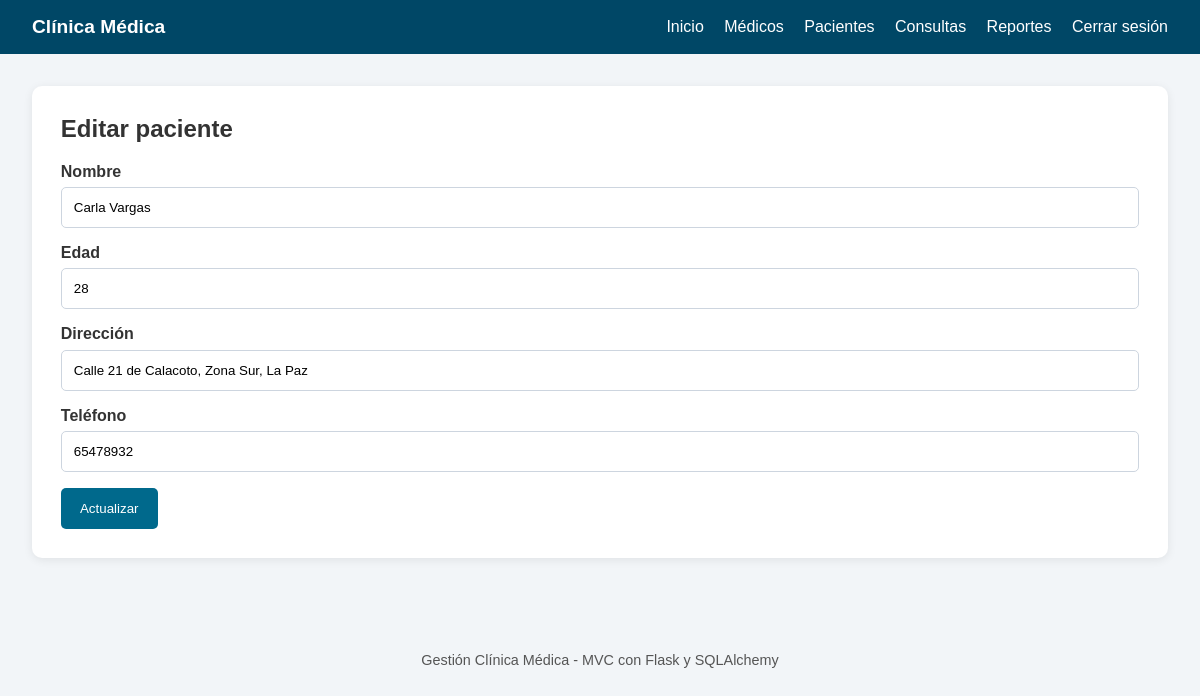
Page /pacientes/editar/2 (signed in) on the committed database.
### models/__init__.py (models this page shows)
class Patient(db.Model):
    id = db.Column(db.Integer, primary_key=True)
    nombre = db.Column(db.String(120), nullable=False)
    edad = db.Column(db.Integer, nullable=False)
    direccion = db.Column(db.String(255), nullable=False)
    telefono = db.Column(db.String(30), nullable=False)
    consultas = db.relationship("Consulta", backref="paciente", lazy=True)

### controllers/patient_controller.py (the view, shortened to what this page needs)
@patient_bp.route("/editar/<int:patient_id>", methods=["GET", "POST"])
@login_required
def editar(patient_id):
    paciente = Patient.query.get_or_404(patient_id)
    return render_template("pacientes/edit.html", paciente=paciente)

### templates/pacientes/edit.html
{% extends "base.html" %}
{% block content %}
<section>
    <h2>Editar paciente</h2>
    <form method="post" action="{{ url_for('patient.editar', patient_id=paciente.id) }}">
        <label>Nombre</label>
        <input type="text" name="nombre" value="{{ paciente.nombre }}" required />
        <label>Edad</label>
        <input type="number" name="edad" value="{{ paciente.edad }}" min="0" required />
        <label>Dirección</label>
        <input type="text" name="direccion" value="{{ paciente.direccion }}" required />
        <label>Teléfono</label>
        <input type="text" name="telefono" value="{{ paciente.telefono }}" required />
        <button type="submit">Actualizar</button>
    </form>
</section>
{% endblock %}

### static/style.css (style rules this page uses)
body { margin: 0; font-family: Arial, sans-serif; background: #f2f5f8; color: #333; }
section { background: white; padding: 1.8rem; border-radius: 10px; box-shadow: 0 2px 10px rgba(0,0,0,0.08); margin-bottom: 1.5rem; }
h2 { margin-top: 0; }
form label { display: block; margin-top: 1rem; font-weight: bold; }
input, select, textarea { width: 100%; padding: 0.75rem; border: 1px solid #cdd5df; border-radius: 5px; margin-top: 0.4rem; box-sizing: border-box; }
button, .button { background: #00698c; color: white; border: none; padding: 0.8rem 1.2rem; border-radius: 5px; cursor: pointer; display: inline-block; text-decoration: none; margin-top: 1rem; }

### rows in the picture
Patient: nombre "Carla Vargas", edad "28", direccion "Calle 21 de Calacoto, Zona Sur, La Paz", telefono "65478932"
